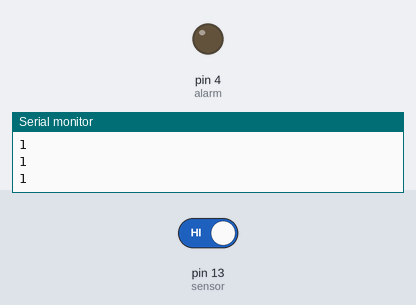
The sketch below on a simulated Arduino Uno, built with avr-gcc and run on an emulated ATmega328P. Parts: output pins drawn as LEDs (lit = HIGH), the last lines printed to the serial monitor. Inputs (shaded band) come from the test bench; at power-on: pin 13 (sensor) HIGH.

Above: at 1.4 s.
1.5 s: pin 13 (sensor) driven LOW
At 2.2 s:
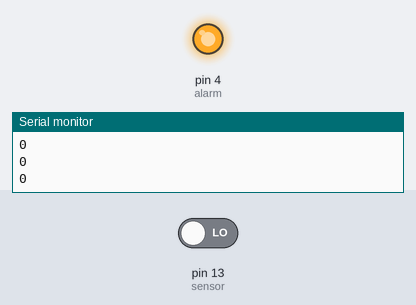
3.0 s: pin 13 (sensor) driven HIGH
At 3.4 s:
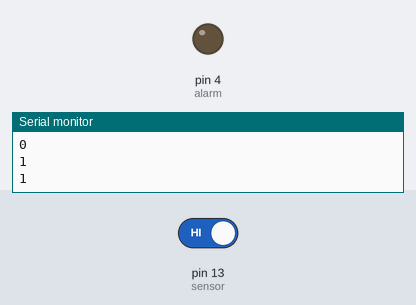
Timing chart, 0 to 6.0 s (numbered marks = the images above; inputs shaded):
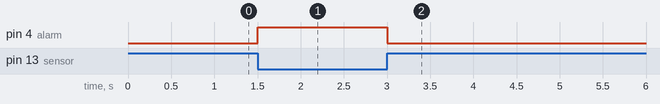

Measured:
- after the input at 1.5 s, pin 4 (alarm): LOW → HIGH at once
- after the input at 3.0 s, pin 4 (alarm): HIGH → LOW at once

The sketch:

Sensor_Gas.ino
```cpp
const int sensor = 13;
const int alarm = 4;

void setup() {
pinMode(sensor,INPUT);
pinMode(alarm,OUTPUT);

Serial.begin(115200);

}

void loop() {
  int nilai = digitalRead(sensor);
  Serial.println(nilai);
  if (nilai == LOW)
  {
    digitalWrite(alarm,HIGH);
  }
  if (nilai == HIGH)
  {
    digitalWrite(alarm,LOW);
  }
  delay(300);

}
```
